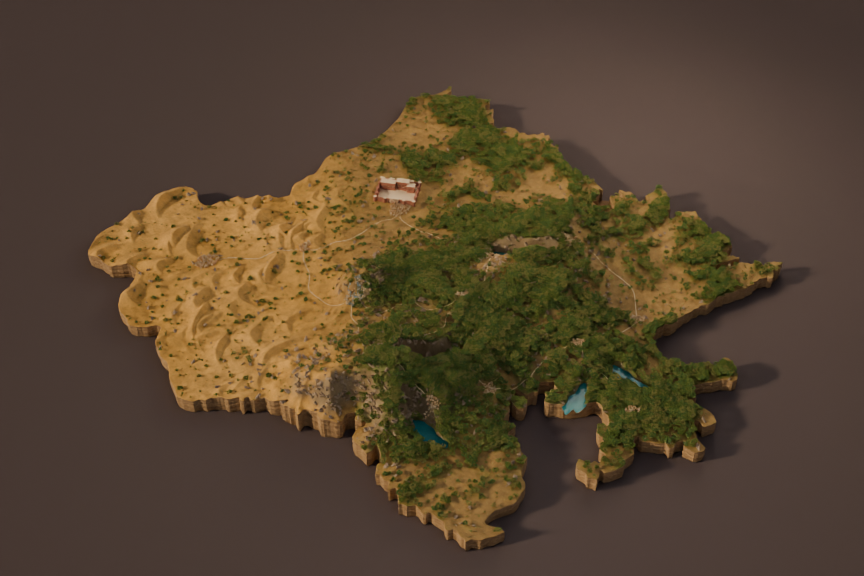
#> input picture artifacts/rajasthan-world/diorama-phase-03-1/renders/01-overview.png, 864 x 576 px; its folder holds 4 pictures in this run
$ python compare.py
#> lines starting #> are read from the running program, lines starting #| are printed output that depends on the picture
"""Lay out four camera-matched Phase 03.1 and Phase 03.2 review pairs."""
from pathlib import Path

from PIL import Image, ImageDraw, ImageFont

root = Path(__file__).resolve().parent
before = root.parent / "diorama-phase-03-1/renders"
after = root / "work/matches"
out = root / "renders/comparisons"
out.mkdir(parents=True, exist_ok=True)
font = ImageFont.load_default(size=17)

for title, filename in (
    ("Rajasthan overview", "01-overview"),
    ("Alternate isometric", "02-alternate"),
    ("Thar Desert", "03-desert"),
    ("Aravalli foothills", "04-mountains"),
):
    original = Image.open(before / f"{filename}.png").convert("RGB")
#> original is the input picture: PIL image 864x576 RGB; mean R, G, B 84.7, 67.6, 48.4
    updated = Image.open(after / f"match-{filename}.png").convert("RGB")
    assert abs(original.width/original.height-updated.width/updated.height)<.005
    updated = updated.resize(original.size, Image.Resampling.LANCZOS)
    w, h = original.size
#> w = 864; h = 576
    sheet = Image.new("RGB", (2*w+12, h+37), "#26221e")
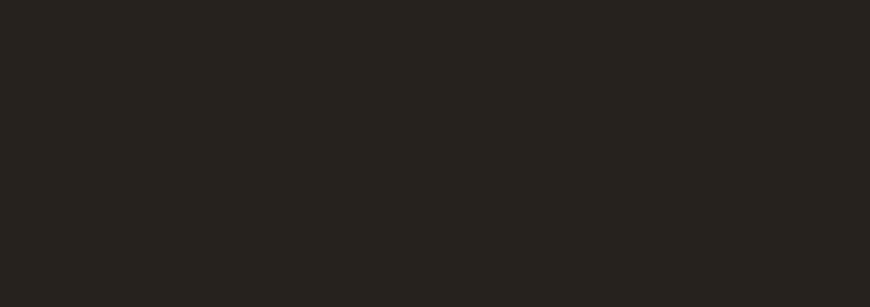
#> sheet: PIL image 1740x613 RGB (shown at 1/2 size); mean R, G, B 38, 34, 30
    sheet.paste(original, (0,37))
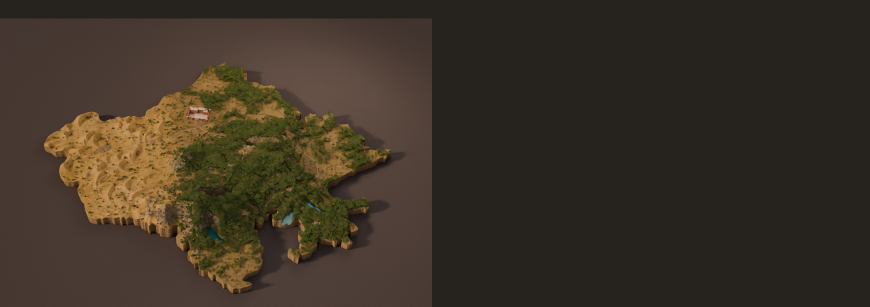
#> sheet: PIL image 1740x613 RGB (shown at 1/2 size); mean R, G, B 59.8, 49.7, 38.6
    sheet.paste(updated, (w+12,37))
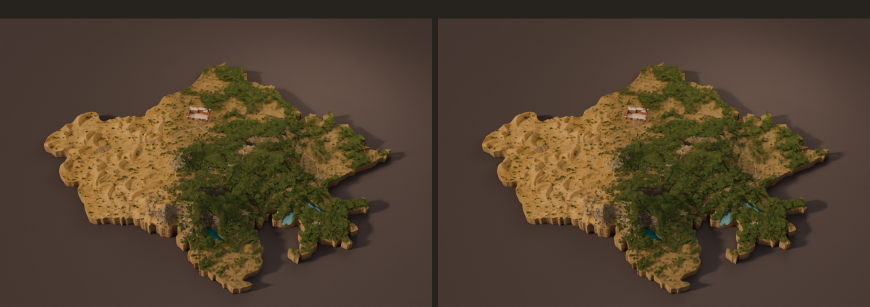
#> sheet: PIL image 1740x613 RGB (shown at 1/2 size); mean R, G, B 81.6, 65.4, 47.1
    draw = ImageDraw.Draw(sheet)
    draw.text((12,9), f"{title}  /  Phase 03.1", font=font, fill="#f6e7d6")
    draw.text((w+24,9), f"{title}  /  Phase 03.2", font=font, fill="#f6e7d6")
    sheet.save(out / f"{filename}.jpg", quality=93, subsampling=0)
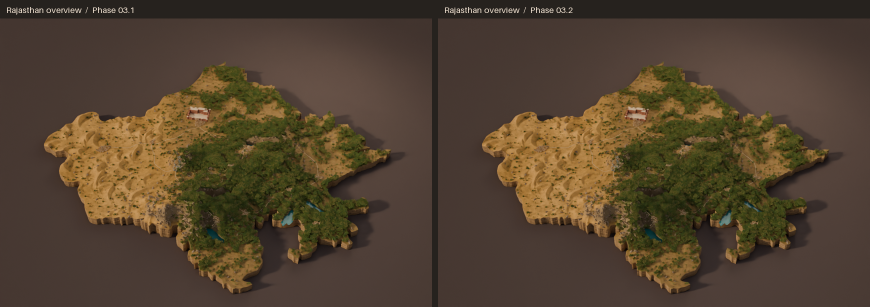
#> saved as 01-overview.jpg: PIL image 1740x613 RGB (shown at 1/2 size); mean R, G, B 81.9, 65.7, 47.4
#> pass 2 of the loop `for title, filename in (`:
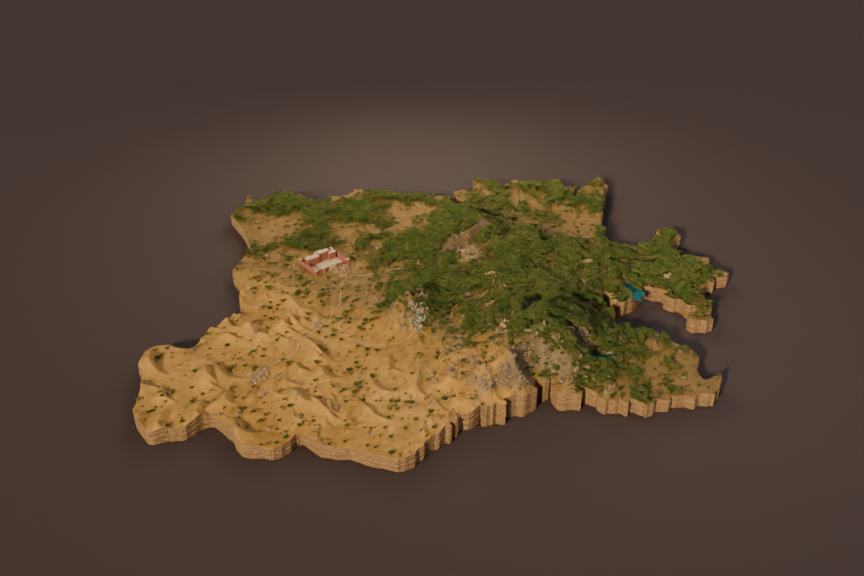
#> input picture artifacts/rajasthan-world/diorama-phase-03-1/renders/02-alternate.png, 864 x 576 px
#> original is the input picture: PIL image 864x576 RGB; mean R, G, B 85.7, 68.2, 51.7
#> `sheet.paste(original, (0,37))`:
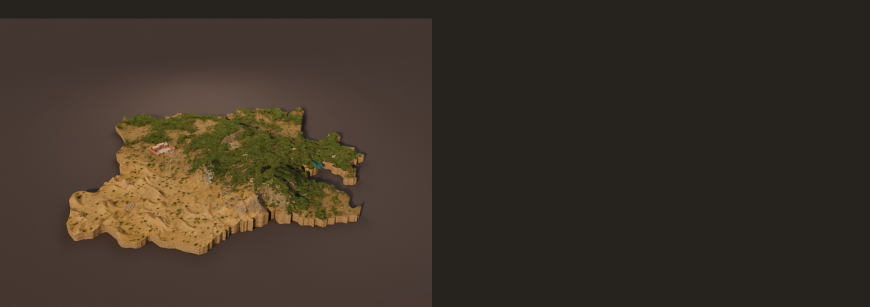
#> sheet: PIL image 1740x613 RGB (shown at 1/2 size); mean R, G, B 60.3, 50, 40.1
#> `sheet.save(out / f"{filename}.jpg", quality=93, subsampling=0)`:
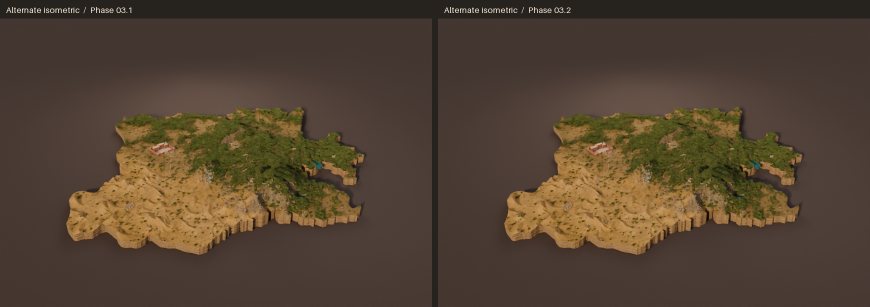
#> saved as 02-alternate.jpg: PIL image 1740x613 RGB (shown at 1/2 size); mean R, G, B 82.8, 66.2, 50.5
#> pass 3 of the loop `for title, filename in (`:
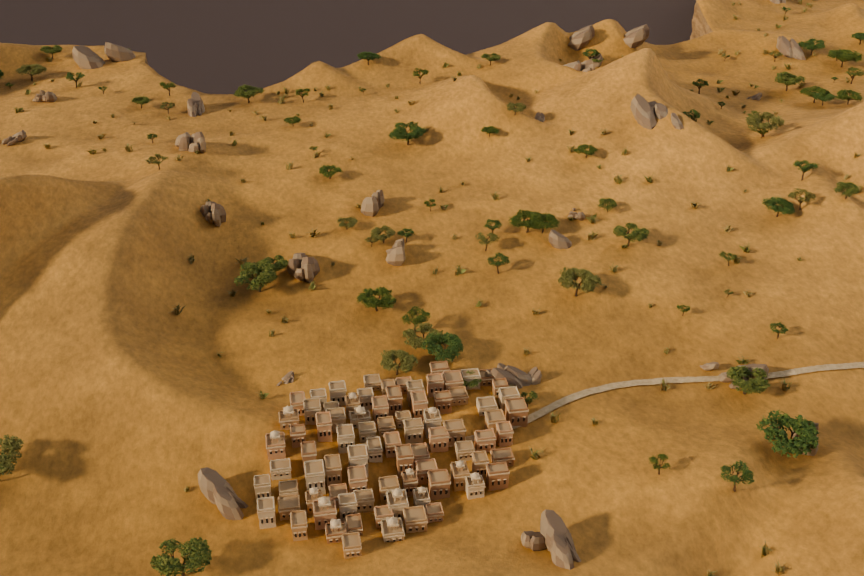
#> input picture artifacts/rajasthan-world/diorama-phase-03-1/renders/03-desert.png, 864 x 576 px
#> original is the input picture: PIL image 864x576 RGB; mean R, G, B 150.8, 111.5, 61.6
#> `sheet.paste(original, (0,37))`:
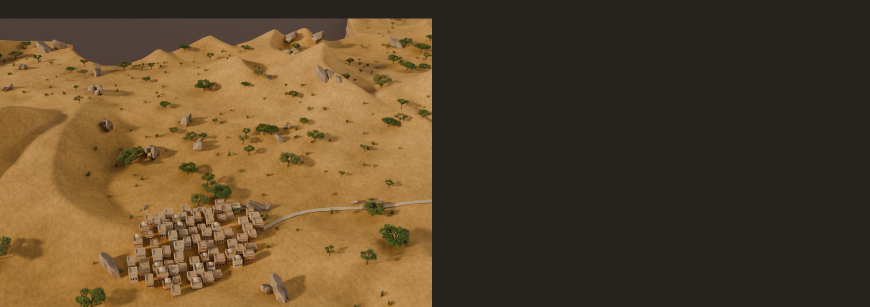
#> sheet: PIL image 1740x613 RGB (shown at 1/2 size); mean R, G, B 90.6, 70.2, 44.8
#> `sheet.save(out / f"{filename}.jpg", quality=93, subsampling=0)`:
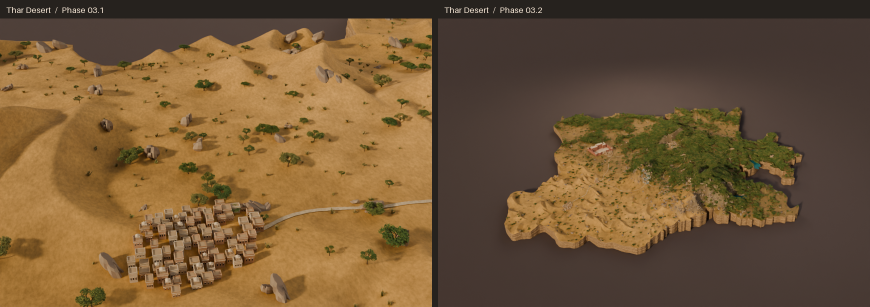
#> saved as 03-desert.jpg: PIL image 1740x613 RGB (shown at 1/2 size); mean R, G, B 113.1, 86.4, 55.1
#> (the run stopped early here; a loop or call above may not have finished)
